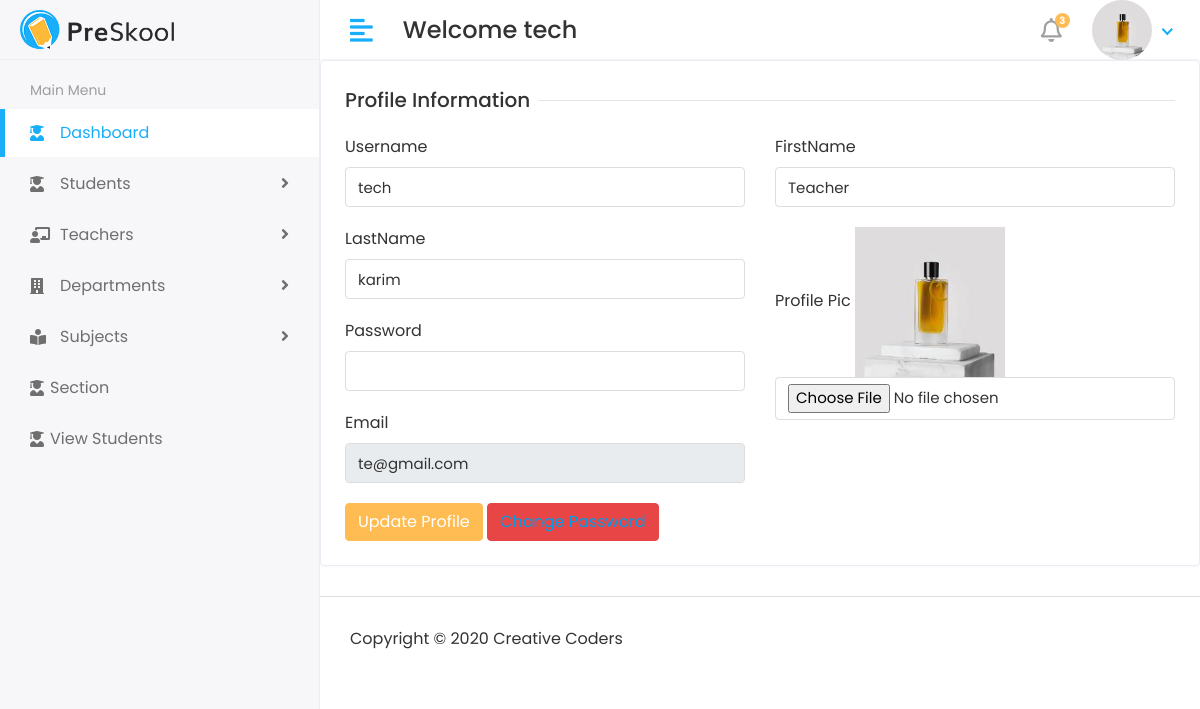
The page /myprofile (signed in) on the database as committed earlier.
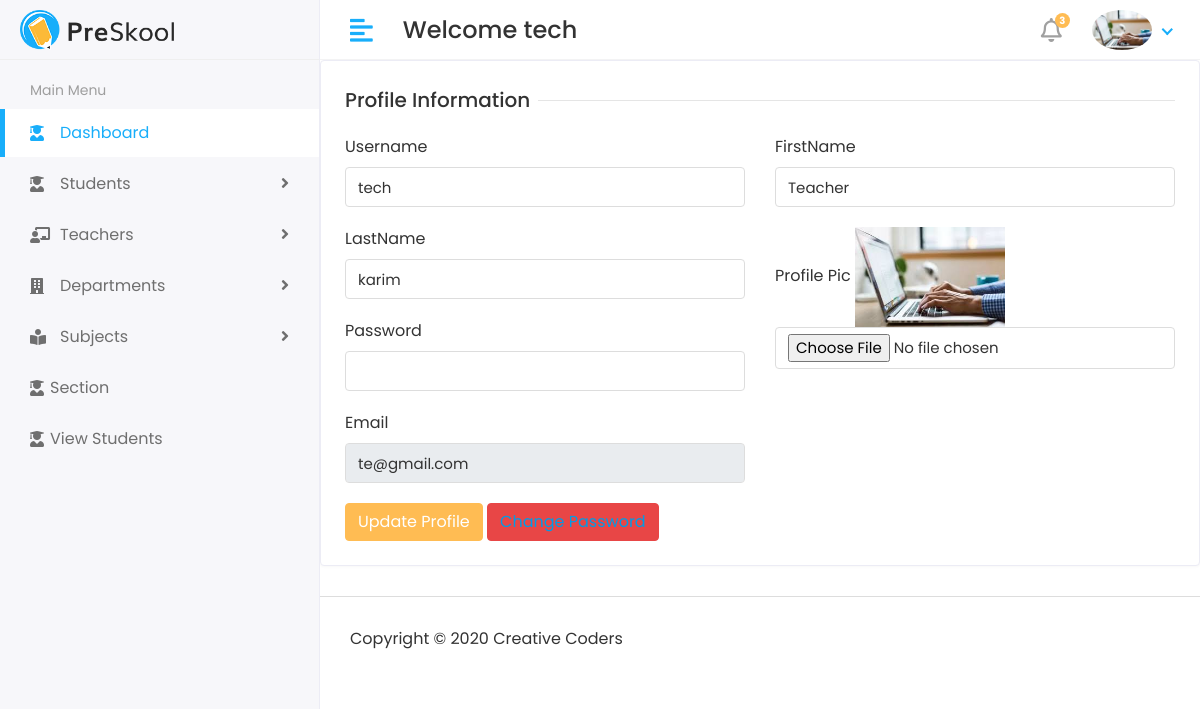
The same page on the database as committed later.
### app/models.py (models this page shows)
class customUser(AbstractUser):
    USER = (
        (1,"admin"),
        (2,"staff"),
        (3,"student"),
    )
    user_type = models.CharField(choices=USER,max_length=50,default=1)
    profilepic = models.ImageField(upload_to="media/profileimg", blank=True, null=True)

### app/views.py (the view)
# urls.py: path('myprofile', views.myprofile,name="myprofile"),
def myprofile(request):
    user = request.user
    data = {
        'user':user
    }
    return render(request,"profile.html",data)

### templates/profile.html (shortened to what this page needs)
{% extends 'base.html' %}
{% block content %}
<div class="row">
    <div class="col-sm-12">
       <div class="card">
          <div class="card-body">
                <form method="post", action="{% url 'profileupdate' %}" enctype="multipart/form-data">
                    <div class="row">
                        <div class="col-12">
                            <h5 class="form-title"><span>Profile Information</span></h5>
                        </div>
                    <div class="col-12 col-sm-6">
                        <div class="form-group">
                            <label>Username</label>
                            <input name="username" type="text" class="form-control" value="{{user.username}}">
                        </div>
                    </div>
                    <div class="col-12 col-sm-6">
                        <div class="form-group">
                            <label> FirstName </label>
                            <input name="first_name" type="text" class="form-control" value="{{user.first_name}}">
                        </div>
                    </div>
                    <div class="col-12 col-sm-6">
                        <div class="form-group">
                            <label>LastName</label>
                            <input name="last_name" type="text" class="form-control" value="{{user.last_name}}">
                        </div>
                        <div class="form-group">
                            <label>Password</label>
                            <input name="password" type="text" class="form-control" >
                        </div>
                        <div class="form-group">
                            <label>Email</label>
                            <input name="email" type="text" class="form-control" value="{{user.email}}" readonly>
                        </div>
                    </div>
                    <div class="col-12 col-sm-6">
                        <div class="form-group">
                            <label> Profile Pic </label>
                            <img src="/{{user.profilepic}}"alt="avatar" width="150px">
                            <input name="profilepic" type="file" class="form-control" value="/{{user.profilepic}}" >
                        </div>
                    </div>
                        <div class="col-12">
                            <button type="submit" class="btn btn-primary">Update Profile</button>
                            <button type="submit" class="btn btn-danger">
                                <a href="{% url 'changepassword' %}">Change Password</a>
                            </button>
                        </div>
                    </div>
                </form>
          </div>
       </div>
    </div>
 </div>
{% endblock %}

### templates/base.html (shortened to what this page needs)
<!DOCTYPE html>
{% load static %}
<html lang="en">
   <head>
      <link rel="stylesheet" href=" {% static 'assets/plugins/bootstrap/css/bootstrap.min.css' %} ">
      <link rel="stylesheet" href=" {% static 'assets/plugins/fontawesome/css/fontawesome.min.css' %} ">
      <link rel="stylesheet" href=" {% static 'assets/plugins/fontawesome/css/all.min.css' %} ">
      <link rel="stylesheet" href=" {% static 'assets/css/style.css' %} ">
      <link rel="stylesheet" href="{% static 'assets/plugins/datatables/datatables.min.css' %}">
   </head>
   <body>
      <div class="main-wrapper">
         {% include 'includes/header.html' %}
         {% include 'includes/sidebar.html' %}
         <div class="page-wrapper">
            {% block content %}
            {% endblock content %}
         {% include 'includes/footer.html' %}
         </div>
      </div>
   </body>
</html>

### templates/includes/header.html (shortened to what this page needs)
{% load static %}
<div class="header">
    <div class="header-left">
       <a href="{% url 'adminpage' %}" class="logo">
       <img src=" {% static 'assets/img/logo.png' %} " alt="Logo">
       </a>
    </div>
    <a href="javascript:void(0);" id="toggle_btn">
    <i class="fas fa-align-left"></i>
    </a>
    <div class="top-nav-search mt-3">
       <h4> Welcome {{user.username}} </h4>
    </div>
    <ul class="nav user-menu">
       <li class="nav-item dropdown noti-dropdown">
          <a href="#" class="dropdown-toggle nav-link" data-toggle="dropdown">
          <i class="far fa-bell"></i> <span class="badge badge-pill">3</span>
          </a>
       </li>
       <li class="nav-item dropdown has-arrow">
          <a href="#" class="dropdown-toggle nav-link" data-toggle="dropdown">
          <span class="user-img"><img class="rounded-circle" src=" /{{user.profilepic}}  " width="60" alt="Ryan Taylor"></span>
          </a>
       </li>
    </ul>
 </div>

### templates/includes/sidebar.html (shortened to what this page needs)
{% load active_link_tags %}
{% load static %}
<div class="sidebar" id="sidebar">
    <div class="sidebar-inner slimscroll">
       <div id="sidebar-menu" class="sidebar-menu">
          <ul>
             <li class="menu-title">
                <span>Main Menu</span>
             </li>
             <li class="submenu active">
                <a href="#"><i class="fas fa-user-graduate"></i> <span> Dashboard</span></a>
             </li>
             <li class="submenu  {% active_link 'studentlist' 'active' %}  {% active_link 'addstudent' 'active' %}">
                <a href="#"><i class="fas fa-user-graduate"></i> <span> Students</span> <span class="menu-arrow"></span></a>
             </li>
             <li class="submenu {% active_link 'teacherlist' 'active' %}  {% active_link 'addteacher' 'active' %}">
                <a href="#"><i class="fas fa-chalkboard-teacher"></i> <span> Teachers</span> <span class="menu-arrow"></span></a>
             </li>
             <li class="submenu {% active_link 'departmentlist' 'active' %}  {% active_link 'adddepartment' 'active' %}">
                <a href="#"><i class="fas fa-building"></i> <span> Departments</span> <span class="menu-arrow"></span></a>
             </li>
             <li class="submenu {% active_link 'subjectlist' 'active' %}  {% active_link 'addsubject' 'active' %}">
                <a href="#"><i class="fas fa-book-reader"></i> <span> Subjects</span> <span class="menu-arrow"></span></a>
             </li>
             <li><a href="#"><i class="fas fa-user-graduate"></i>Section</a><li>
               <li><a href="#"><i class="fas fa-user-graduate"></i>View Students</a><li>
          </ul>
       </div>
    </div>
 </div>

### templates/includes/footer.html
{% load static %}
<footer>
    <p>Copyright © 2020 Creative Coders</p>
 </footer>

Rows that differ between the two databases and show on the page:
changed customUser "tech": profilepic: a different picture
